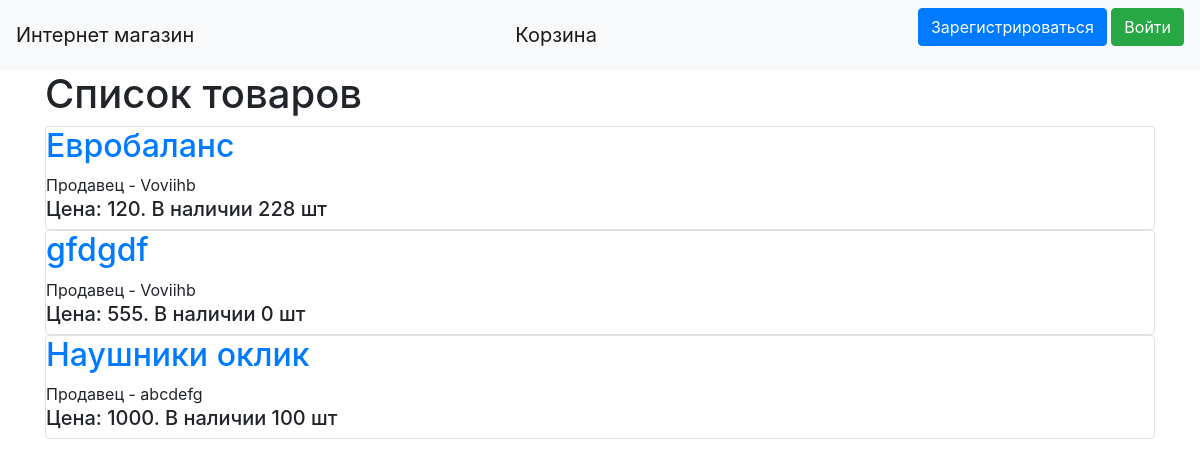
Page /main on the earlier database version.
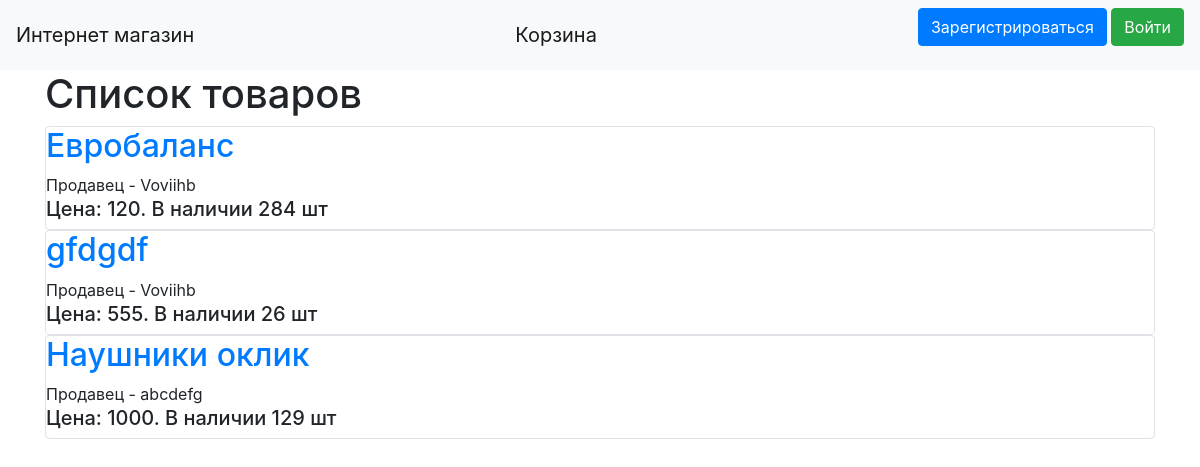
Same page on the later database version.
### data/products.py (models this page shows, shortened)
class Products(SqlAlchemyBase):
    __tablename__ = 'products'
    id = sqlalchemy.Column(sqlalchemy.Integer, primary_key=True, autoincrement=True)
    title = sqlalchemy.Column(sqlalchemy.String, nullable=True)
    quantity = sqlalchemy.Column(sqlalchemy.Integer, nullable=True)
    price = sqlalchemy.Column(sqlalchemy.Integer, nullable=True)
    description = sqlalchemy.Column(sqlalchemy.String, nullable=True)
    category = sqlalchemy.Column(sqlalchemy.String, nullable=True)
    user_id = sqlalchemy.Column(sqlalchemy.Integer, sqlalchemy.ForeignKey("users.id"))
    user = orm.relationship('User', foreign_keys="Products.user_id", backref="products")

### data/users.py (models this page shows, shortened)
class User(SqlAlchemyBase, UserMixin):
    __tablename__ = 'users'
    id = sqlalchemy.Column(sqlalchemy.Integer, primary_key=True, autoincrement=True)
    name = sqlalchemy.Column(sqlalchemy.String, nullable=True)
    about = sqlalchemy.Column(sqlalchemy.String, nullable=True)
    email = sqlalchemy.Column(sqlalchemy.String, index=True, unique=True, nullable=True)
    role = sqlalchemy.Column(sqlalchemy.Integer)
    hashed_password = sqlalchemy.Column(sqlalchemy.String, nullable=True)
    cart = sqlalchemy.Column(sqlalchemy.String, default="{}")
    created_date = sqlalchemy.Column(sqlalchemy.DateTime, default=datetime.datetime.now)

### main.py (the view)
@app.route("/")
@app.route("/main")
def index():
    db_sess = db_session.create_session()
    products = db_sess.query(Products)
    return render_template("index.html", products=products)

### data/db_session.py (called while the page is built)
def create_session() -> Session:
    global __factory
    return __factory()

### templates/index.html (shortened to what this page needs)
{% extends "base.html" %}
{% block content %}
    <h1>Список товаров</h1>
    {% for item in products %}
        <div class="col-md6 border rounded">
            <h2><a href="/product/{{item.id}}">{{item.title}}</a></h2>
            <div>
                Продавец - {{ item.user.name }}
            </div>
            <div>
                <h5>Цена: {{ item.price }}. В наличии {{ item.quantity }} шт</h5>
            </div>
        </div>
    {% endfor %}
{% endblock %}

Differences in the rows shown:
changed Products "Евробаланс": quantity "228" → "284"
changed Products "gfdgdf": quantity "0" → "26"
changed Products "Наушники оклик": quantity "100" → "129"
